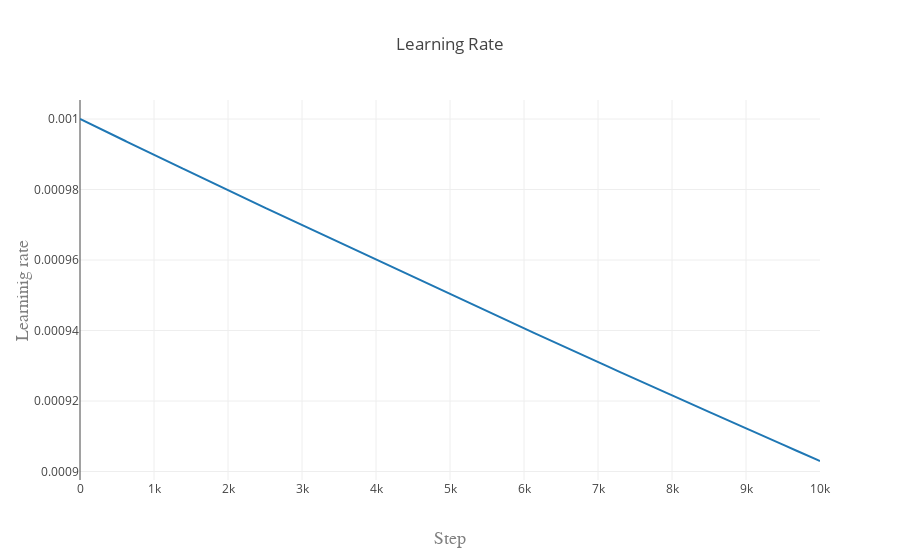

Here is the notebook cell this chart was saved with:
### Code cell
trace1 = go.Scatter(
    y = learning_rate_list
)
layout = go.Layout(
    title='Learning Rate',
    xaxis=dict(
        title='Step',
        titlefont=dict(
            family='Courier New, monospace',
            size=18,
            color='#7f7f7f'
        )
    ),
    yaxis=dict(
        title='Learninig rate',
        titlefont=dict(
            family='Courier New, monospace',
            size=18,
            color='#7f7f7f'
        )
    )
)
data = [trace1]
fig = go.Figure(data=data, layout=layout)
plotly.offline.iplot(fig)

### Figure 1 — Plotly figure (JSON) as saved in the notebook; plotly's stock layout.template omitted (floating-point values rounded to 4 significant figures; data arrays with more than 128 entries replaced by an {"elided": "..."} marker saying what was removed)
{"data": [{"type": "scatter", "y": {"elided": "10001 float values"}}], "layout": {"title": "Learning Rate", "xaxis": {"title": "Step", "titlefont": {"color": "#7f7f7f", "family": "Courier New, monospace", "size": 18}}, "yaxis": {"title": "Learninig rate", "titlefont": {"color": "#7f7f7f", "family": "Courier New, monospace", "size": 18}}}}
